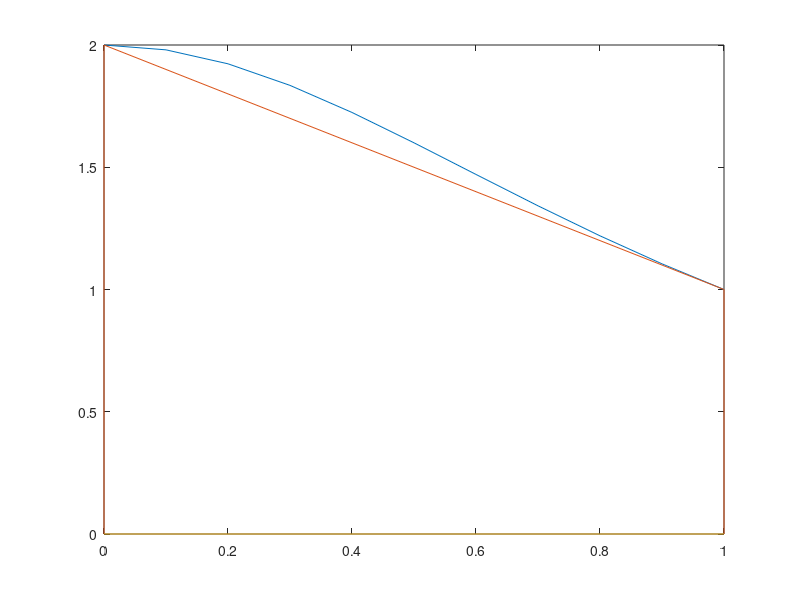

Write the MATLAB code that produced this figure.
1;
function retval = trapezium(a,b, f)
  retval = ((b-a)/2) * (f(a) + f(b));
endfunction

function retval = simpson(a, b, f)
  retval = ((b-a)/6) * (f(a) + 4*f((a+b)/2) + f(b));
endfunction

function retval = f(x)
  retval = 2./(1+x.^2);
endfunction


x = 0:0.1:1;


trapezium_aprox = trapezium(0, 1, @f)
simpson_aprox = simpson(0, 1, @f)


plot(x, f(x), [0, 0, 1, 1], [0, f(0), f(1), 0], [0, 1], [0,0])